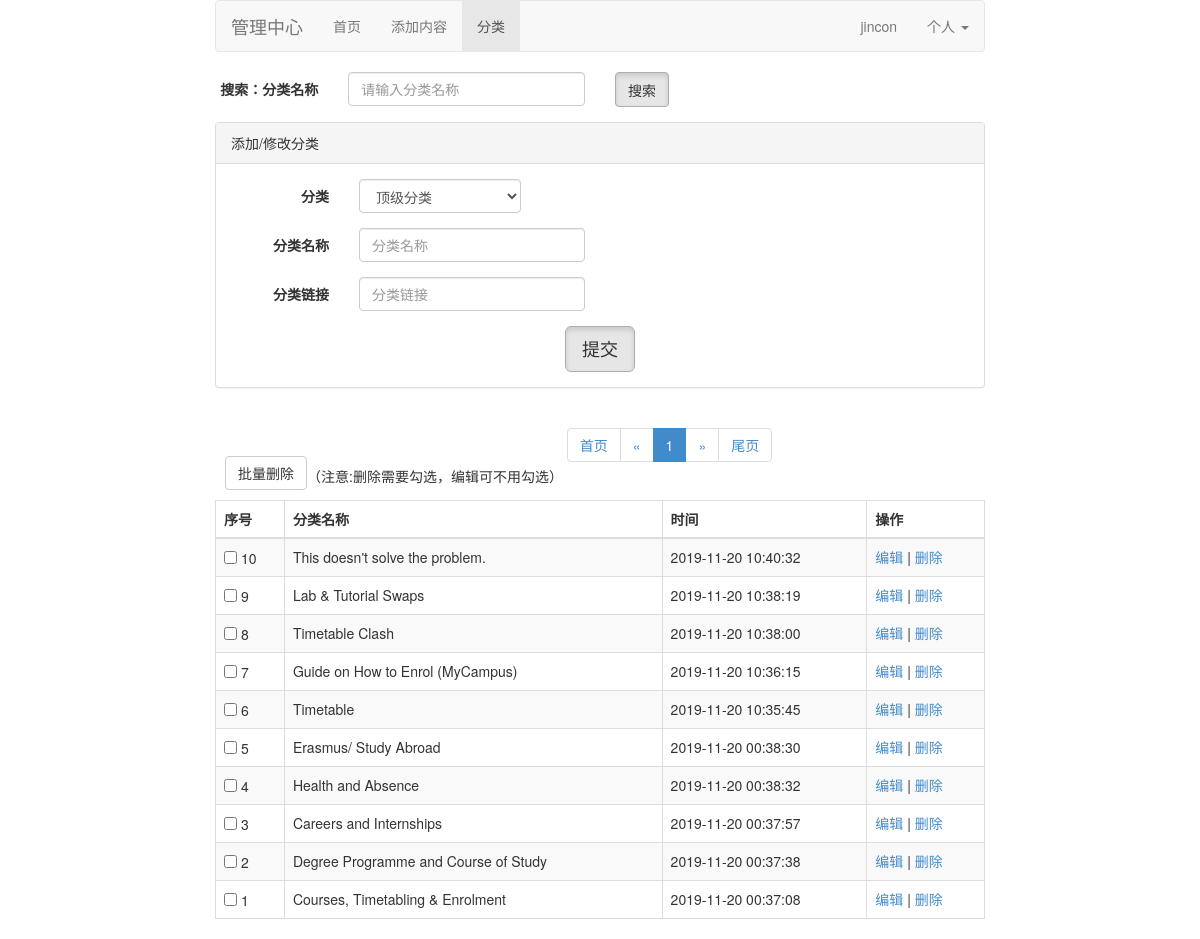
/admin/cat.php (signed in), run on the app's committed database.
### tables this page shows
CREATE TABLE `cat`  (
  `id` int(10) NOT NULL AUTO_INCREMENT,
  `pid` int(10) NOT NULL DEFAULT 0 COMMENT '父级',
  `name` varchar(100) NOT NULL,
  `link` varchar(100) DEFAULT NULL,
  `dateline` timestamp NOT NULL DEFAULT CURRENT_TIMESTAMP ON UPDATE CURRENT_TIMESTAMP,
  PRIMARY KEY (`id`) USING BTREE
);

### config.php (called while the page is built, shortened)
<?php
include("include/db.php");
include("include/function.php");
$host = '127.0.0.1';
$dbname = '3d';
$username = 'root';
$password = 'root';
$charset='utf8';
$db = db::getInstance(array('dsn'=>"mysql:dbname=$dbname;host=$host","username"=>$username,'password'=>$password,'charset'=>$charset));

### include/db.php (called while the page is built, shortened)
<?php
class db {
    protected static $_instance = null;
    protected $_dbLink = null;
    protected $_defaultConfig = array(
        'persistency'    => false,
        'username'       => "root",
        'password'       => null,
        'charset'        => 'utf8',
    );
    public static function getInstance($params = array()) {
        if (!self::$_instance) {
            self::$_instance = new self($params);
        }
        return self::$_instance;
    }
    public function __construct($params = array()) {
        $params += $this->_defaultConfig;
        try {
            $flags = array(
                PDO::ATTR_PERSISTENT => $params['persistency'],
                PDO::ATTR_ERRMODE    => PDO::ERRMODE_EXCEPTION
            );
            $this->_dbLink = new PDO($params['dsn'], $params['username'], $params['password'], $flags);
        } catch (PDOException $exception) {
			printf('数据库连接失败！'.$exception->getMessage());
        }
        $driverName = $this->_dbLink->getAttribute(PDO::ATTR_DRIVER_NAME);
        switch ($driverName) {
            case 'mysql':
            case 'pgsql':
                $this->_dbLink->exec("SET NAMES {$params['charset']}");
                break;
        }
        return true;
    }
    protected function _parseQuerySql($sql, $params = array()) {
        $sql = trim($sql);
        if (!$params) {
            return $sql;
        }
        $sql    = str_replace('?', '%s', $sql);
        $params = $this->escape($params);
        return vsprintf($sql, $params);
    }
    public function getOne($sql, $params = array()) {
        $result = $this->_execute($sql, $params);
        $myrow = $result->fetch(PDO::FETCH_ASSOC);
        return $myrow;
    }
    public function getAll($sql, $params = array()) {
        $result = $this->_execute($sql, $params);
        $myrow = $result->fetchAll(PDO::FETCH_ASSOC);
        return $myrow;
    }
    protected function _execute($sql, $params = array()) {
        $sql = trim($sql);
        try {
            $sth = $this->_dbLink->prepare($sql);
            if (!$params) {
                $result = $sth->execute();
            } else {
                $result = $sth->execute($params);
            }
            return $sth;
        } catch (PDOException $exception) {
            $this->throwException($exception, $sql, $params);
        }
    }
}

### include/function.php (called while the page is built, shortened)
<?php
function getTree($array, $pid =0, $level = 0){
    static $list = [];
    foreach ($array as $key => $value){
        if ($value['pid'] == $pid){
            $value['level'] = $level;
            $value['flag'] = $level>0?($level==1 ? "|--" : ("|--".str_repeat('--', $value['level']-1))) : '';
            $list[] = $value;
        }
    }
    return $list;
}

### admin/cat.php (the view, shortened to what this page needs)
<?php
include("../include/function.php");
include_once("../config.php");
include_once 'include/include.php';
$rowsPerPage = 20;
$curPage = isset($_GET['page'])?intval($_GET['page']):1;
$offset = ($curPage-1)*$rowsPerPage;
$sql = '';
$list = $db->getAll("select * from cat ".$sql." order by id desc limit $offset,$rowsPerPage");
$arr = $db->getOne('select count(*) total from cat '.$sql);
$totalRows=$arr['total'];
$totalpage =ceil($totalRows/$rowsPerPage);
?>
<!DOCTYPE html>
<html lang="en">
<head>
    <link rel="stylesheet" href="./bootstrap.css">
</head>
<body>
<div class="container col-md-8 col-md-offset-2">
    <?php include ("nav.php");?>
    <form class="form-horizontal" action="" method="get">
        <div class="form-group">
            <label for="inputEmail3" class="col-sm-2 control-label">搜索：分类名称</label>
            <div class="col-sm-4">
                <input type="text" class="form-control" value="" name="key" id="inputEmail3" placeholder="请输入分类名称">
            </div>
            <div class="col-sm-6">
                <button type="submit" class="btn btn-default active" style="height: 35px;">搜索</button>
            </div>
        </div>
    </form>
    <div class="panel panel-default">
        <div class="panel-heading">添加/修改分类</div>
        <div class="panel-body">
            <form class="form-horizontal" action="?act=save" method="post">
                <div class="form-group">
                    <label for="inputEmail3" class="col-sm-2 control-label">分类</label>
                    <div class="col-sm-3">
                        <select class="form-control" name="pid">
                            <option value="0" <?php if(isset($listdata['pid']) && $listdata['pid'] == 0){echo "selected";}?>>顶级分类</option>
                        </select>
                    </div>
                </div>
                <div class="form-group">
                    <label for="inputEmail3" class="col-sm-2 control-label">分类名称</label>
                    <div class="col-sm-4">
                        <input type="text" class="form-control" value="<?php echo isset($listdata['name'])?$listdata['name']:''?>" name="name" id="inputEmail3" placeholder="分类名称">
                    </div>
                </div>
                <div class="form-group">
                    <label for="inputEmail3" class="col-sm-2 control-label">分类链接</label>
                    <div class="col-sm-4">
                        <input type="text" class="form-control" value="<?php echo isset($listdata['link'])?$listdata['link']:''?>" name="link" id="inputEmail3" placeholder="分类链接">
                    </div>
                </div>
                <div class="text-center">
                    <button type="submit" class="btn btn-default btn-lg active">提交</button>
                </div>
            </form>
        </div>
    </div>
    <form class="form-horizontal" action="?act=alldo" method="post">
        <table class="table col-md-6 table-bordered table-hover table-striped">
            <tr class="bg-primary">
                <thead>
                <th>序号</th>
                <th>分类名称</th>
                <th>时间</th>
                <th>操作</th>
                </thead>
            </tr>
            <?php
            if(isset($list)){foreach($list as $v){ ?>
                <tr>
                    <td><input type="checkbox" name="ids[]" value="<?php echo $v['id']?>"> <?php echo $v['id']?></td>
                    <td><?php echo $v['name']?></td>
                    <td><?php echo $v['dateline'];?></td>
                    <td><a href="cat.php?id=<?php echo $v['id']?>">编辑</a> | <a href="?act=del&id=<?php echo $v['id']?>" onClick="javascript:if(!confirm('确定删除吗？')){return false;}">删除</a></td>
                </tr>
            <?php }} ?>
            <button class="btn btn-default" type="submit" name="all" value="del" style="margin-bottom: 10px;margin-left:10px;" onclick="javascript:if(confirm('你确定要批量删除嘛')){return true;}else{return false}">批量删除</button> （注意:删除需要勾选，编辑可不用勾选）
        </table>
        <?php
        $pageNumString = "";
        if($curPage <=5){
            $begin =1;
            $end = $totalpage>=10?10:$totalpage;
        }else{
            $end = $curPage +5>$totalpage?$totalpage:$curPage +5;
            $begin =$end -9<=1?1:$end -9;
        }
        $prev = $curPage -1<=1?1:$curPage -1;
        $pageNumString .="<li><a href='?key=".(isset($_GET['key'])?$_GET['key']:'')."&page=1'>首页</a></li>";
        $pageNumString .="<li><a href='?key=".(isset($_GET['key'])?$_GET['key']:'')."&page=$prev'>&laquo;</a></li>";
        for($i=$begin;$i<=$end;$i++){
            if($curPage == $i){
                $pageNumString .= "<li class='active'><a href='?key=".(isset($_GET['key'])?$_GET['key']:'')."&page=$i'>$i</a></li>";
            }else{
                $pageNumString .= "<li><a href='?key=".(isset($_GET['key'])?$_GET['key']:'')."&page=$i'>$i</a></li>";
            }
        }
        $next = $curPage +1 >=$totalpage?$totalpage:$curPage +1;
        $pageNumString .="<li><a href='?key=".(isset($_GET['key'])?$_GET['key']:'')."page=$next'>&raquo;</a></li>";
        $pageNumString .="<li><a href='?key=".(isset($_GET['key'])?$_GET['key']:'')."&page=$totalpage'>尾页</a></li>";
        ?>
        <ul class="pagination">
            <?php echo $pageNumString;?>
        </ul>
    </form>
</div>
</body>
</html>

### admin/nav.php (shortened to what this page needs)
<nav class="navbar navbar-default">
    <div class="container-flid">
        <div class="navbar-header">
            <a class="navbar-brand" href="#">管理中心</a>
        </div>
        <div class="collapse navbar-collapse" id="bs-example-navbar-collapse-1">
            <ul class="nav navbar-nav">
                <li <?php if(strpos($_SERVER['PHP_SELF'],'index.php')!==false){echo ' class="active"';}?>><a href="index.php">首页 <span class="sr-only">(current)</span></a></li>
                <li <?php if(strpos($_SERVER['PHP_SELF'],'edit.php')!==false){echo ' class="active"';}?>><a href="edit.php">添加内容</a></li>
                <li <?php if(strpos($_SERVER['PHP_SELF'],'cat.php')!==false){echo ' class="active"';}?>><a href="cat.php">分类</a></li>
            </ul>
            <ul class="nav navbar-nav navbar-right">
                <li><a href="#"><?php echo $_SESSION['username'];?></a></li>
                <li class="dropdown">
                    <a href="#" class="dropdown-toggle" data-toggle="dropdown" role="button" aria-haspopup="true" aria-expanded="false">个人 <span class="caret"></span></a>
                </li>
            </ul>
        </div>
    </div>
</nav>

### data on the page
cat: id "10", name "This doesn't solve the problem.", dateline "2019-11-20 10:40:32"
cat: id "9", name "Lab & Tutorial Swaps", dateline "2019-11-20 10:38:19"
cat: id "8", name "Timetable Clash", dateline "2019-11-20 10:38:00"
cat: id "7", name "Guide on How to Enrol (MyCampus)", dateline "2019-11-20 10:36:15"
cat: id "6", name "Timetable", dateline "2019-11-20 10:35:45"
cat: id "5", name "Erasmus/ Study Abroad", dateline "2019-11-20 00:38:30"
cat: id "4", name "Health and Absence", dateline "2019-11-20 00:38:32"
cat: id "3", name "Careers and Internships", dateline "2019-11-20 00:37:57"
cat: id "2", name "Degree Programme and Course of Study", dateline "2019-11-20 00:37:38"
cat: id "1", name "Courses, Timetabling & Enrolment", dateline "2019-11-20 00:37:08"

### other printed values
$_SESSION['username'] "jincon"
